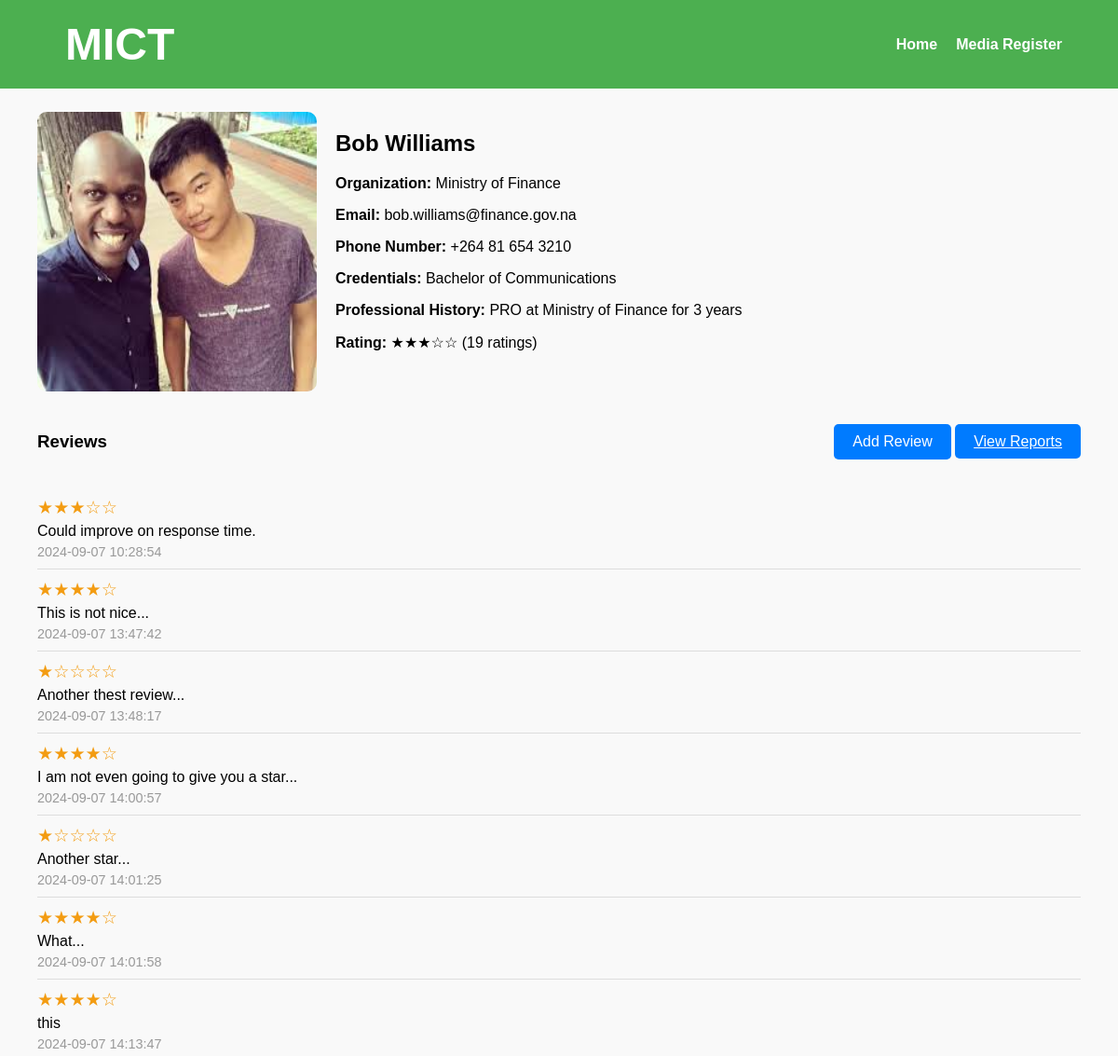
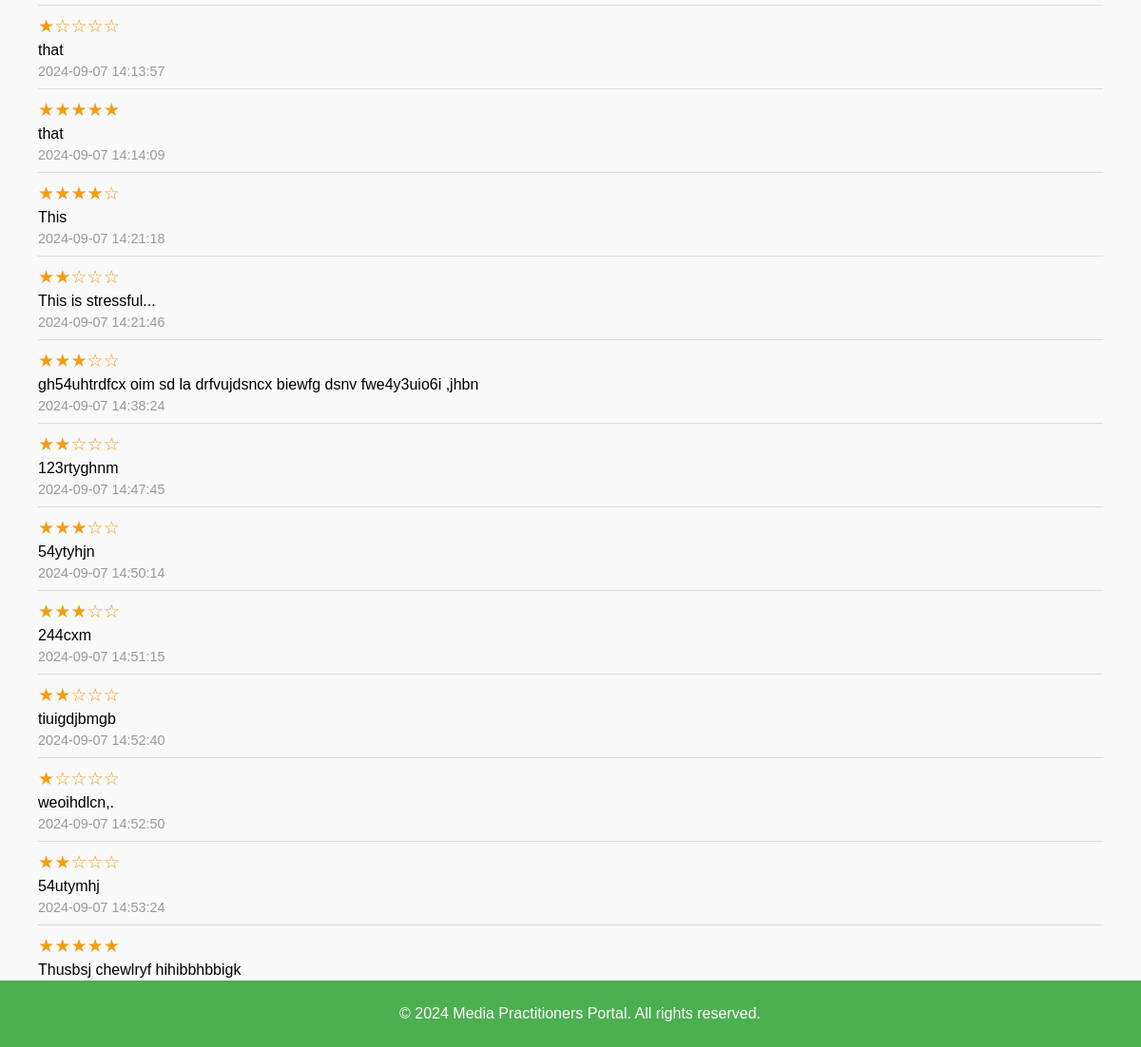
The app's page /pro_profile.php?id=2 with its own data (2 pictures, top to bottom).
### tables this page shows
CREATE TABLE `public_relations_officers` (
  `id` int(11) NOT NULL,
  `first_name` varchar(255) NOT NULL,
  `last_name` varchar(255) NOT NULL,
  `email` varchar(255) NOT NULL,
  `phone_number` varchar(50) DEFAULT NULL,
  `agency_id` int(11) DEFAULT NULL,
  `credentials` text DEFAULT NULL,
  `professional_history` text DEFAULT NULL,
  `created_at` timestamp NOT NULL DEFAULT current_timestamp(),
  `updated_at` timestamp NOT NULL DEFAULT current_timestamp() ON UPDATE current_timestamp(),
  `profile_image` varchar(255) DEFAULT NULL
);

CREATE TABLE `agencies` (
  `id` int(11) NOT NULL,
  `name` varchar(255) NOT NULL,
  `contact_info` text DEFAULT NULL,
  `created_at` timestamp NOT NULL DEFAULT current_timestamp()
);

CREATE TABLE `feedback` (
  `id` int(11) NOT NULL,
  `pro_id` int(11) DEFAULT NULL,
  `feedback_text` text DEFAULT NULL,
  `rating` int(11) DEFAULT NULL CHECK (`rating` between 1 and 5),
  `sentiment_score` float DEFAULT 0,
  `submitted_at` timestamp NOT NULL DEFAULT current_timestamp()
);

### Public/pro_profile.php (the view, shortened to what this page needs)
<?php
include 'components/db_connect.php';
include 'components/header.php';
$pro_id = isset($_GET['id']) ? intval($_GET['id']) : 0;
$sql = "SELECT pro.first_name, pro.last_name, pro.email, pro.phone_number, pro.credentials, pro.professional_history, pro.profile_image, a.name AS organization_name, AVG(f.rating) AS avg_rating, COUNT(f.id) AS num_ratings
        FROM public_relations_officers pro
        LEFT JOIN agencies a ON pro.agency_id = a.id
        LEFT JOIN feedback f ON pro.id = f.pro_id
        WHERE pro.id = ?
        GROUP BY pro.id";
$stmt = $conn->prepare($sql);
$stmt->bind_param("i", $pro_id);
$stmt->execute();
$result = $stmt->get_result();
$pro = $result->fetch_assoc();
$sql_feedback = "SELECT f.rating, f.feedback_text, f.submitted_at
                 FROM feedback f
                 WHERE f.pro_id = ?";
$stmt_feedback = $conn->prepare($sql_feedback);
$stmt_feedback->bind_param("i", $pro_id);
$stmt_feedback->execute();
$result_feedback = $stmt_feedback->get_result();
?>
<main>
<div class="container">
    <div class="profile-container">
        <div class="profile-image">
            <img src="<?php echo 'pro-img/' . htmlspecialchars($pro['profile_image']); ?>" alt="Profile Image">
        </div>
        <div class="profile-details">
            <h2><?php echo htmlspecialchars($pro['first_name'] . ' ' . $pro['last_name']); ?></h2>
            <p><strong>Organization:</strong> <?php echo htmlspecialchars($pro['organization_name']); ?></p>
            <p><strong>Email:</strong> <?php echo htmlspecialchars($pro['email']); ?></p>
            <p><strong>Phone Number:</strong> <?php echo htmlspecialchars($pro['phone_number']); ?></p>
            <p><strong>Credentials:</strong> <?php echo nl2br(htmlspecialchars($pro['credentials'])); ?></p>
            <p><strong>Professional History:</strong> <?php echo nl2br(htmlspecialchars($pro['professional_history'])); ?></p>
            <p><strong>Rating:</strong>
                <?php
                $rating = round($pro['avg_rating']);
                echo str_repeat("&#9733;", $rating) . str_repeat("&#9734;", 5 - $rating);
                echo " (" . $pro['num_ratings'] . " ratings)";
                ?>
            </p>
        </div>
    </div>
    <div class="reviews-header">
    <h3>Reviews</h3>
    <div>
        <button id="addReviewBtn" class="btn btn-primary">Add Review</button>
        <a href="view_reports.php?id=<?php echo $pro_id; ?>" class="btn btn-primary">View Reports</a>
    </div>
</div>
    <div class="reviews-container">
        <?php
        if ($result_feedback->num_rows > 0) {
            while($row_feedback = $result_feedback->fetch_assoc()) {
                $rating = $row_feedback['rating'];
                echo "<div class='review'>
                        <div class='review-rating'>" . str_repeat("&#9733;", $rating) . str_repeat("&#9734;", 5 - $rating) . "</div>
                        <div class='review-text'>" . htmlspecialchars($row_feedback['feedback_text']) . "</div>
                        <div class='review-date'>" . htmlspecialchars($row_feedback['submitted_at']) . "</div>
                      </div>";
            }
        } else {
            echo "<p>No reviews found.</p>";
        }
        ?>
    </div>
</div>
</main>
<?php include 'components/footer.php'; ?>

### Public/styles/styles.css (style rules this page uses)
body { font-family: Arial, sans-serif; margin: 0; padding: 0; background-color: #f9f9f9; }
main { padding: 20px; max-width: 1200px; margin: 0 auto; }
.container { margin-top: 80px; padding: 20px; }
.profile-details { max-width: 600px; }
button { background-color: #4CAF50; color: white; padding: 10px 20px; border: none; border-radius: 5px; cursor: pointer; }

### Public/pro_profile.php (style rules this page uses)
.profile-container { display: flex; align-items: flex-start; margin-bottom: 20px; }
.profile-image img { width: 300px; height: 300px; border-radius: 10px; margin-right: 20px; }
.profile-details { max-width: 600px; }
.reviews-header { display: flex; justify-content: space-between; align-items: center; margin-bottom: 20px; }
.reviews-container { margin-top: 20px; }
.review { border-bottom: 1px solid #ddd; padding: 10px 0; }
.review-rating { font-size: 1.2em; color: #f39c12; }
.review-text { margin: 5px 0; }
.review-date { font-size: 0.9em; color: #999; }
.btn { padding: 10px 20px; border: none; border-radius: 5px; color: #fff; cursor: pointer; font-size: 16px; }
.btn-primary { background-color: #007bff; }

### records on screen
public_relations_officers: profile_image (picture), first_name+last_name "Bob Williams", agency.name "Ministry of Finance", email "bob.williams@finance.gov.na", phone_number "+264 81 654 3210", credentials "Bachelor of Communications", professional_history "PRO at Ministry of Finance for 3 years"
feedback: rating "★★★", rating "☆☆", feedback_text "Could improve on response time.", submitted_at "2024-09-07 10:28:54"
feedback: rating "★★★★", rating "☆", feedback_text "This is not nice...", submitted_at "2024-09-07 13:47:42"
feedback: rating "★", rating "☆☆☆☆", feedback_text "Another thest review...", submitted_at "2024-09-07 13:48:17"
feedback: rating "★★★★", rating "☆", feedback_text "I am not even going to give you a star...", submitted_at "2024-09-07 14:00:57"
feedback: rating "★", rating "☆☆☆☆", feedback_text "Another star...", submitted_at "2024-09-07 14:01:25"
feedback: rating "★★★★", rating "☆", feedback_text "What...", submitted_at "2024-09-07 14:01:58"
feedback: rating "★★★★", rating "☆", feedback_text "this", submitted_at "2024-09-07 14:13:47"
feedback: rating "★", rating "☆☆☆☆", feedback_text "that", submitted_at "2024-09-07 14:13:57"
feedback: rating "★★★★★", feedback_text "that", submitted_at "2024-09-07 14:14:09"
feedback: rating "★★★★", rating "☆", feedback_text "This", submitted_at "2024-09-07 14:21:18"
feedback: rating "★★", rating "☆☆☆", feedback_text "This is stressful...", submitted_at "2024-09-07 14:21:46"
feedback: rating "★★★", rating "☆☆", feedback_text "gh54uhtrdfcx oim sd la drfvujdsncx biewfg dsnv fwe4y3uio6i ,jhbn", submitted_at "2024-09-07 14:38:24"
feedback: rating "★★", rating "☆☆☆", feedback_text "123rtyghnm", submitted_at "2024-09-07 14:47:45"
feedback: rating "★★★", rating "☆☆", feedback_text "54ytyhjn", submitted_at "2024-09-07 14:50:14"
feedback: rating "★★★", rating "☆☆", feedback_text "244cxm", submitted_at "2024-09-07 14:51:15"
feedback: rating "★★", rating "☆☆☆", feedback_text "tiuigdjbmgb", submitted_at "2024-09-07 14:52:40"
feedback: rating "★", rating "☆☆☆☆", feedback_text "weoihdlcn,.", submitted_at "2024-09-07 14:52:50"
feedback: rating "★★", rating "☆☆☆", feedback_text "54utymhj", submitted_at "2024-09-07 14:53:24"
feedback: rating "★★★★★", feedback_text "Thusbsj chewlryf hihibbhbbigk"

### other values on screen
str_repeat("&#9733;", $rating) "★★★"
str_repeat("&#9734;", 5 - $rating) "☆☆"
$pro['num_ratings'] "19"
